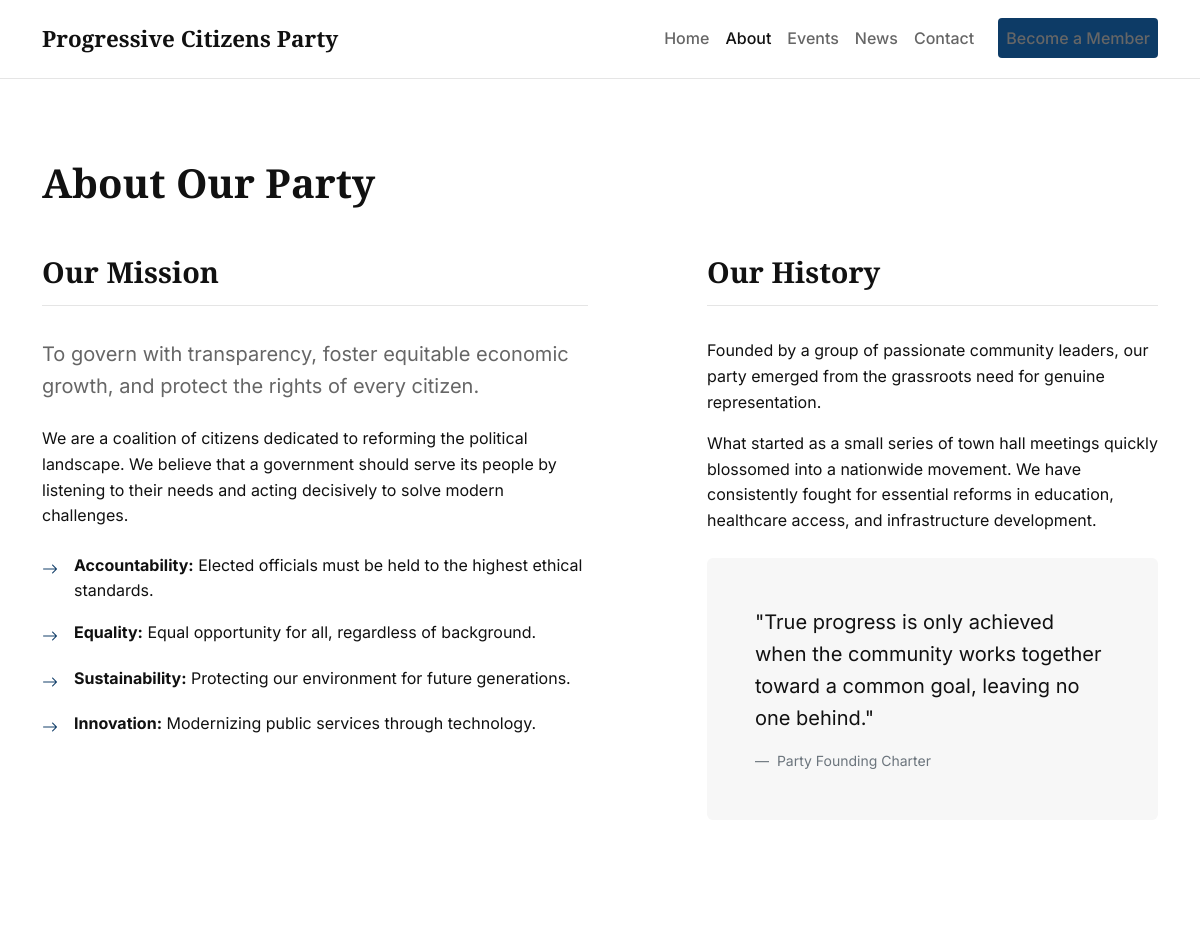
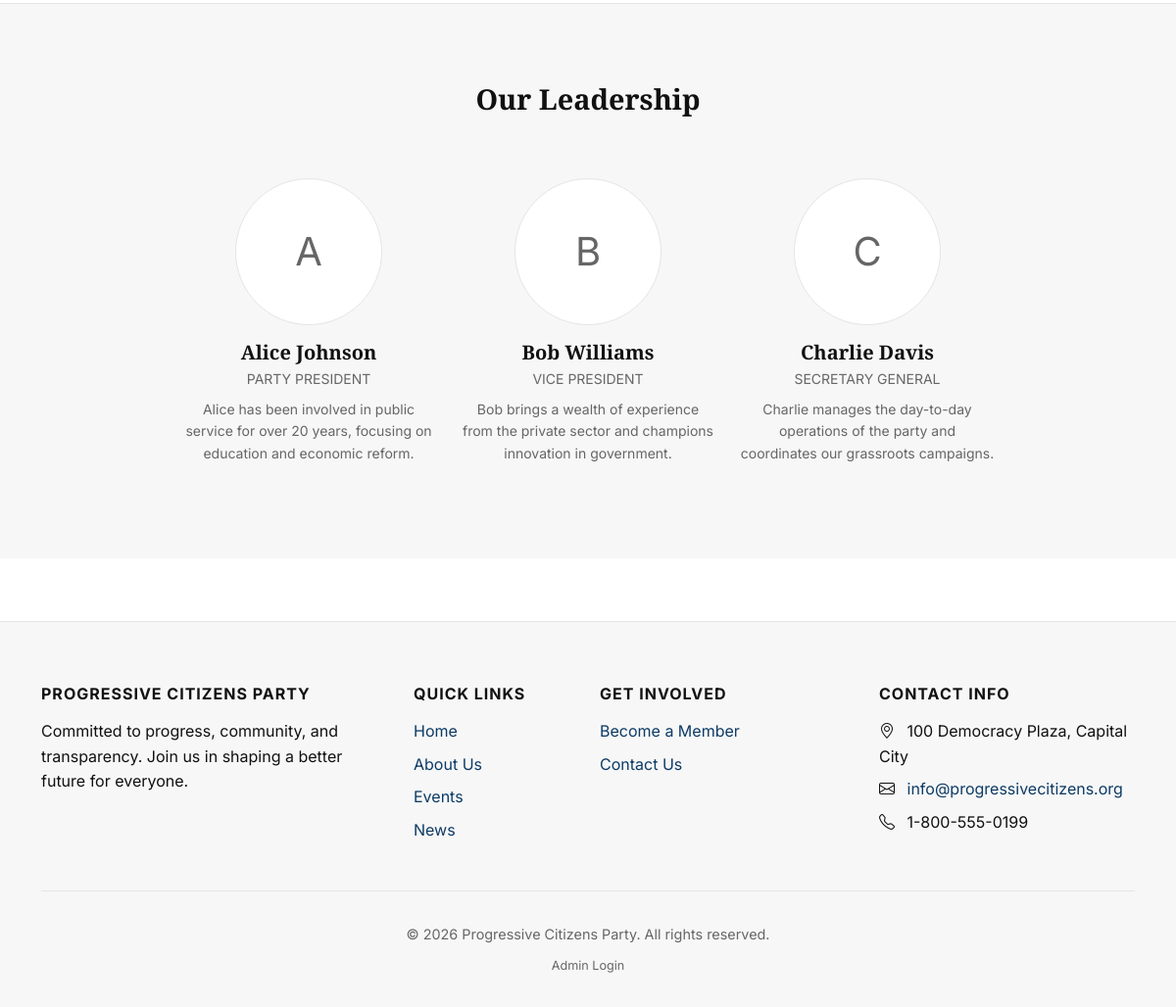
Page /about.php on the committed database (2 pictures, top to bottom).
### tables this page shows
CREATE TABLE `settings` (
  `id` int(11) NOT NULL,
  `setting_key` varchar(50) NOT NULL,
  `setting_value` text DEFAULT NULL
);

CREATE TABLE `leadership` (
  `id` int(11) NOT NULL,
  `name` varchar(100) NOT NULL,
  `position` varchar(100) NOT NULL,
  `biography` text NOT NULL,
  `image` varchar(255) DEFAULT NULL,
  `created_at` timestamp NOT NULL DEFAULT current_timestamp()
);

### includes/functions.php (called while the page is built, shortened)
<?php
function h($string) {
    return htmlspecialchars((string)$string, ENT_QUOTES, 'UTF-8');
}
function get_setting($conn, $key) {
    $stmt = $conn->prepare("SELECT setting_value FROM settings WHERE setting_key = ?");
    $stmt->bind_param("s", $key);
    $stmt->execute();
    $result = $stmt->get_result();
    if ($row = $result->fetch_assoc()) {
        return $row['setting_value'];
    }
    return null;
}

### about.php (the view, shortened to what this page needs)
<?php
require_once 'includes/header.php';
require_once 'includes/navbar.php';
$leadership_stmt = $conn->query("SELECT id, name, position, biography, image FROM leadership ORDER BY id ASC");
$leaders = $leadership_stmt->fetch_all(MYSQLI_ASSOC);
?>
<main>
    <section class="section-padding">
        <div class="container">
            <h1 class="mb-5 text-center text-md-start">About Our Party</h1>
            <div class="row gy-5 mb-5">
                <div class="col-lg-6">
                    <h2 class="section-title">Our Mission</h2>
                    <p class="fs-5 text-muted mb-4">To govern with transparency, foster equitable economic growth, and protect the rights of every citizen.</p>
                    <p>We are a coalition of citizens dedicated to reforming the political landscape. We believe that a government should serve its people by listening to their needs and acting decisively to solve modern challenges.</p>
                    <ul class="list-unstyled mt-4">
                        <li class="mb-3 d-flex align-items-start">
                            <i class="bi bi-arrow-right text-primary me-3 mt-1"></i>
                            <div><strong>Accountability:</strong> Elected officials must be held to the highest ethical standards.</div>
                        </li>
                        <li class="mb-3 d-flex align-items-start">
                            <i class="bi bi-arrow-right text-primary me-3 mt-1"></i>
                            <div><strong>Equality:</strong> Equal opportunity for all, regardless of background.</div>
                        </li>
                        <li class="mb-3 d-flex align-items-start">
                            <i class="bi bi-arrow-right text-primary me-3 mt-1"></i>
                            <div><strong>Sustainability:</strong> Protecting our environment for future generations.</div>
                        </li>
                        <li class="mb-3 d-flex align-items-start">
                            <i class="bi bi-arrow-right text-primary me-3 mt-1"></i>
                            <div><strong>Innovation:</strong> Modernizing public services through technology.</div>
                        </li>
                    </ul>
                </div>
                <div class="col-lg-5 offset-lg-1">
                    <h2 class="section-title">Our History</h2>
                    <p>Founded by a group of passionate community leaders, our party emerged from the grassroots need for genuine representation.</p>
                    <p>What started as a small series of town hall meetings quickly blossomed into a nationwide movement. We have consistently fought for essential reforms in education, healthcare access, and infrastructure development.</p>
                    <div class="clean-container bg-surface border-0 mt-4">
                        <figure class="mb-0">
                            <blockquote class="blockquote fs-5">
                                <p>"True progress is only achieved when the community works together toward a common goal, leaving no one behind."</p>
                            </blockquote>
                            <figcaption class="blockquote-footer mt-3 mb-0">
                                Party Founding Charter
                            </figcaption>
                        </figure>
                    </div>
                </div>
            </div>
        </div>
    </section>
        <section class="section-padding bg-surface border-top">
        <div class="container">
            <h2 class="section-title border-0 text-center mb-5">Our Leadership</h2>
            <?php if (empty($leaders)): ?>
                <div class="text-center py-4">
                    <p class="text-muted">Leadership information is currently being updated.</p>
                </div>
            <?php else: ?>
                <div class="row gy-5 justify-content-center">
                    <?php foreach ($leaders as $leader): ?>
                        <div class="col-6 col-md-4 col-lg-3 text-center">
                            <div class="mb-3">
                                <?php if ($leader['image']): ?>
                                    <img src="<?= BASE_URL . h($leader['image']) ?>" class="rounded-circle" alt="<?= h($leader['name']) ?>" style="width: 150px; height: 150px; object-fit: cover;">
                                <?php else: ?>
                                    <div class="rounded-circle bg-white border d-flex align-items-center justify-content-center mx-auto" style="width: 150px; height: 150px;">
                                        <span class="text-muted fs-1 font-serif"><?= substr(h($leader['name']), 0, 1) ?></span>
                                    </div>
                                <?php endif; ?>
                            </div>
                            <h4 class="mb-1 fs-5"><?= h($leader['name']) ?></h4>
                            <p class="text-muted small text-uppercase letter-spacing-1 mb-2"><?= h($leader['position']) ?></p>
                            <p class="text-muted small"><?= h($leader['biography']) ?></p>
                        </div>
                    <?php endforeach; ?>
                </div>
            <?php endif; ?>
        </div>
    </section>
</main>
<?php require_once 'includes/footer.php'; ?>

### includes/navbar.php (shortened to what this page needs)
<?php
$current_page = basename($_SERVER['PHP_SELF']);
?>
<nav class="navbar navbar-expand-lg sticky-top">
    <div class="container">
        <a class="navbar-brand" href="<?= BASE_URL ?>">
            <?= h(get_setting($conn, 'party_name') ?? APP_NAME) ?>
        </a>
        <div class="collapse navbar-collapse" id="mainNavbar">
            <ul class="navbar-nav ms-auto mb-2 mb-lg-0">
                <li class="nav-item">
                    <a class="nav-link <?= $current_page == 'index.php' ? 'active' : '' ?>" href="<?= BASE_URL ?>">Home</a>
                </li>
                <li class="nav-item">
                    <a class="nav-link <?= $current_page == 'about.php' ? 'active' : '' ?>" href="<?= BASE_URL ?>about.php">About</a>
                </li>
                <li class="nav-item">
                    <a class="nav-link <?= $current_page == 'events.php' ? 'active' : '' ?>" href="<?= BASE_URL ?>events.php">Events</a>
                </li>
                <li class="nav-item">
                    <a class="nav-link <?= $current_page == 'news.php' ? 'active' : '' ?>" href="<?= BASE_URL ?>news.php">News</a>
                </li>
                <li class="nav-item">
                    <a class="nav-link <?= $current_page == 'contact.php' ? 'active' : '' ?>" href="<?= BASE_URL ?>contact.php">Contact</a>
                </li>
                <li class="nav-item ms-lg-3">
                    <a class="btn btn-primary nav-link text-white" href="<?= BASE_URL ?>membership.php">Become a Member</a>
                </li>
            </ul>
        </div>
    </div>
</nav>

### includes/footer.php (shortened to what this page needs)
    <footer class="site-footer">
        <div class="container">
            <div class="row gy-4">
                <div class="col-lg-4 col-md-6">
                    <h5 class="mb-3"><?= h(get_setting($conn, 'party_name') ?? APP_NAME) ?></h5>
                    <p>Committed to progress, community, and transparency. Join us in shaping a better future for everyone.</p>
                </div>
                <div class="col-lg-2 col-md-6">
                    <h5 class="mb-3">Quick Links</h5>
                    <ul class="list-unstyled">
                        <li class="mb-2"><a href="<?= BASE_URL ?>">Home</a></li>
                        <li class="mb-2"><a href="<?= BASE_URL ?>about.php">About Us</a></li>
                        <li class="mb-2"><a href="<?= BASE_URL ?>events.php">Events</a></li>
                        <li class="mb-2"><a href="<?= BASE_URL ?>news.php">News</a></li>
                    </ul>
                </div>
                <div class="col-lg-3 col-md-6">
                    <h5 class="mb-3">Get Involved</h5>
                    <ul class="list-unstyled">
                        <li class="mb-2"><a href="<?= BASE_URL ?>membership.php">Become a Member</a></li>
                        <li class="mb-2"><a href="<?= BASE_URL ?>contact.php">Contact Us</a></li>
                    </ul>
                </div>
                <div class="col-lg-3 col-md-6">
                    <h5 class="mb-3">Contact Info</h5>
                    <ul class="list-unstyled">
                        <li class="mb-2"><i class="bi bi-geo-alt me-2"></i> <?= h(get_setting($conn, 'office_address')) ?></li>
                        <li class="mb-2"><i class="bi bi-envelope me-2"></i> <a href="mailto:<?= h(get_setting($conn, 'contact_email')) ?>"><?= h(get_setting($conn, 'contact_email')) ?></a></li>
                        <li class="mb-2"><i class="bi bi-telephone me-2"></i> <?= h(get_setting($conn, 'contact_phone')) ?></li>
                    </ul>
                </div>
            </div>
            <div class="footer-bottom text-center">
                <p class="mb-0">&copy; <?= date('Y') ?> <?= h(get_setting($conn, 'party_name') ?? APP_NAME) ?>. All rights reserved.</p>
                <div class="mt-2">
                    <small><a href="<?= BASE_URL ?>admin/login.php" class="text-muted text-decoration-none">Admin Login</a></small>
                </div>
            </div>
        </div>
    </footer>
</body>
</html>

### assets/css/style.css (style rules this page uses)
:root { --bg-color: #ffffff; --text-color: #111111; --text-muted: #666666; --border-color: #e5e5e5; --surface-color: #f7f7f7; --primary-color: #0d3b66; --font-sans: 'Inter', -apple-system, BlinkMacSystemFont, "Segoe UI", Roboto, "Helvetica Neue", Arial, sans-serif; --font-serif: 'Merriweather', Georgia, "Times New Roman", serif; --border-radius-sm: 2px; --border-radius-md: 4px; --border-radius-lg: 6px; }
body { background-color: var(--bg-color); color: var(--text-color); font-family: var(--font-sans); line-height: 1.6; -webkit-font-smoothing: antialiased; margin: 0; padding: 0; }
h1, h2, h3, h4, h5, h6 { font-family: var(--font-serif); font-weight: 700; color: var(--text-color); margin-bottom: 1rem; line-height: 1.2; }
a { color: var(--primary-color); text-decoration: none; transition: color 0.2s ease; }
.text-primary { color: var(--primary-color) !important; }
.text-muted { color: var(--text-muted) !important; }
.bg-surface { background-color: var(--surface-color) !important; }
.border { border-color: var(--border-color) !important; }
.border-top { border-top-color: var(--border-color) !important; }
.btn { border-radius: var(--border-radius-md); padding: 0.5rem 1.2rem; font-weight: 500; transition: all 0.2s ease; text-transform: none; }
.btn-primary { background-color: var(--primary-color); border-color: var(--primary-color); color: #ffffff; }
.navbar { background-color: var(--bg-color); border-bottom: 1px solid var(--border-color); padding: 1rem 0; }
.navbar-brand { font-family: var(--font-serif); font-weight: bold; color: var(--text-color) !important; font-size: 1.4rem; }
.nav-link { color: var(--text-muted) !important; font-weight: 500; }
.nav-link:hover, .nav-link.active { color: var(--text-color) !important; }
.section-padding { padding: 4rem 0; }
.section-title { font-size: 1.8rem; margin-bottom: 2rem; border-bottom: 1px solid var(--border-color); padding-bottom: 1rem; }
.clean-container { background-color: var(--bg-color); border: 1px solid var(--border-color); border-radius: var(--border-radius-lg); padding: 2rem 1.5rem; transition: border-color 0.3s ease; }
.site-footer { background-color: var(--surface-color); border-top: 1px solid var(--border-color); padding: 4rem 0 2rem; margin-top: 4rem; }
.site-footer h5 { font-family: var(--font-sans); font-size: 1rem; text-transform: uppercase; letter-spacing: 1px; margin-bottom: 1.5rem; }
.site-footer ul { padding-left: 0; list-style: none; }
.site-footer ul li { margin-bottom: 0.8rem; }
.footer-bottom { border-top: 1px solid var(--border-color); padding-top: 2rem; margin-top: 2rem; font-size: 0.9rem; color: var(--text-muted); }
@media (min-width: 768px) { .section-padding { padding: 5rem 0; } }
@media (min-width: 768px) { .clean-container { padding: 3rem; } }

### rows in the picture
settings: setting_value "Progressive Citizens Party", setting_value "PROGRESSIVE CITIZENS PARTY"
leadership: name "A", name "Alice Johnson", position "PARTY PRESIDENT", biography "Alice has been involved in public service for over 20 years, focusing on education and economic reform."
leadership: name "B", name "Bob Williams", position "VICE PRESIDENT", biography "Bob brings a wealth of experience from the private sector and champions innovation in government."
leadership: name "C", name "Charlie Davis", position "SECRETARY GENERAL", biography "Charlie manages the day-to-day operations of the party and coordinates our grassroots campaigns."
settings: setting_value "100 Democracy Plaza, Capital City"
settings: setting_value "info@progressivecitizens.org"
settings: setting_value "1-800-555-0199"
